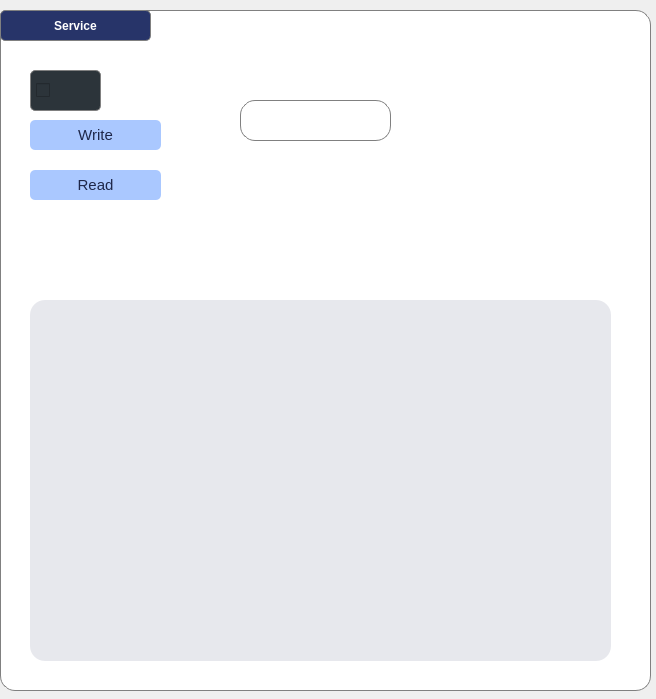
<?xml version="1.0" encoding="UTF-8"?>
<ui version="4.0">
 <class>widgetService</class>
 <widget class="QWidget" name="widgetService">
  <property name="geometry">
   <rect>
    <x>0</x>
    <y>0</y>
    <width>656</width>
    <height>699</height>
   </rect>
  </property>
  <property name="windowTitle">
   <string>Form</string>
  </property>
  <property name="styleSheet">
   <string notr="true">border: 0px solid gray;</string>
  </property>
  <widget class="QWidget" name="widgetServiceSettings" native="true">
   <property name="geometry">
    <rect>
     <x>0</x>
     <y>10</y>
     <width>651</width>
     <height>681</height>
    </rect>
   </property>
   <property name="minimumSize">
    <size>
     <width>0</width>
     <height>200</height>
    </size>
   </property>
   <property name="styleSheet">
    <string notr="true">background-color: rgb(255, 255, 255);
border-radius:15px;
border: 1px solid gray;</string>
   </property>
   <widget class="QPushButton" name="btnToggle_permit_read_2">
    <property name="geometry">
     <rect>
      <x>30</x>
      <y>110</y>
      <width>131</width>
      <height>30</height>
     </rect>
    </property>
    <property name="minimumSize">
     <size>
      <width>100</width>
      <height>30</height>
     </size>
    </property>
    <property name="font">
     <font>
      <pointsize>11</pointsize>
     </font>
    </property>
    <property name="styleSheet">
     <string notr="true">QPushButton{
text-align: center;
padding-left: 0px;
border-radius:5px;
border: 0px solid gray;
background-color: rgb(170,200,255);
color: rgb(30, 39, 73);

}

QPushButton:hover{

background-color: rgb(29, 42,95);
	color: rgb(255, 255, 255);

}

QPushButton:pressed{
	
		color: rgb(255, 255, 255);
background-color: rgb(48, 52, 63);
}</string>
    </property>
    <property name="text">
     <string>Write</string>
    </property>
    <property name="checkable">
     <bool>true</bool>
    </property>
   </widget>
   <widget class="QPushButton" name="btnToggle_permit_read">
    <property name="geometry">
     <rect>
      <x>30</x>
      <y>160</y>
      <width>131</width>
      <height>30</height>
     </rect>
    </property>
    <property name="minimumSize">
     <size>
      <width>100</width>
      <height>30</height>
     </size>
    </property>
    <property name="font">
     <font>
      <pointsize>11</pointsize>
     </font>
    </property>
    <property name="styleSheet">
     <string notr="true">QPushButton{
text-align: center;
padding-left: 0px;
border-radius:5px;
background-color: rgb(170,200,255);
border: 0px solid gray;
color: rgb(30, 39, 73);

}

QPushButton:hover{

background-color: rgb(29, 42,95);
	color: rgb(255, 255, 255);

}

QPushButton:pressed{
	
		color: rgb(255, 255, 255);
background-color: rgb(48, 52, 63);
}</string>
    </property>
    <property name="text">
     <string>Read</string>
    </property>
    <property name="checkable">
     <bool>true</bool>
    </property>
   </widget>
   <widget class="AnimatedToggle" name="checkBox_2">
    <property name="geometry">
     <rect>
      <x>30</x>
      <y>60</y>
      <width>71</width>
      <height>41</height>
     </rect>
    </property>
    <property name="sizePolicy">
     <sizepolicy hsizetype="Minimum" vsizetype="Fixed">
      <horstretch>1</horstretch>
      <verstretch>1</verstretch>
     </sizepolicy>
    </property>
    <property name="autoFillBackground">
     <bool>false</bool>
    </property>
    <property name="styleSheet">
     <string notr="true">
QCheckBox {
color: rgb(255, 255, 255);
background-color: rgb(44, 52, 58);
border-radius:  5px;
padding-left: 5px;
}
</string>
    </property>
    <property name="text">
     <string/>
    </property>
    <property name="iconSize">
     <size>
      <width>20</width>
      <height>20</height>
     </size>
    </property>
   </widget>
   <widget class="QLabel" name="label_9">
    <property name="geometry">
     <rect>
      <x>240</x>
      <y>90</y>
      <width>151</width>
      <height>41</height>
     </rect>
    </property>
    <property name="font">
     <font>
      <pointsize>14</pointsize>
     </font>
    </property>
    <property name="styleSheet">
     <string notr="true">color: rgb(255, 255, 255);</string>
    </property>
    <property name="text">
     <string>Characteristic</string>
    </property>
   </widget>
   <widget class="QLabel" name="label">
    <property name="geometry">
     <rect>
      <x>0</x>
      <y>0</y>
      <width>151</width>
      <height>31</height>
     </rect>
    </property>
    <property name="font">
     <font>
      <weight>75</weight>
      <bold>true</bold>
     </font>
    </property>
    <property name="styleSheet">
     <string notr="true">text-align: center;
padding-left: 0px;
border-radius:5px;
background-color: rgb(39, 52, 105);
	color: rgb(255, 255, 255);</string>
    </property>
    <property name="text">
     <string>Service</string>
    </property>
    <property name="alignment">
     <set>Qt::AlignCenter</set>
    </property>
   </widget>
   <widget class="QFrame" name="frame">
    <property name="geometry">
     <rect>
      <x>30</x>
      <y>290</y>
      <width>581</width>
      <height>361</height>
     </rect>
    </property>
    <property name="styleSheet">
     <string notr="true">background-color: rgb(231,232,237);
border: 0px solid gray;</string>
    </property>
    <property name="frameShape">
     <enum>QFrame::StyledPanel</enum>
    </property>
    <property name="frameShadow">
     <enum>QFrame::Raised</enum>
    </property>
    <layout class="QHBoxLayout" name="horizontalLayout">
     <item>
      <widget class="QScrollArea" name="serviceScrollArea">
       <property name="styleSheet">
        <string notr="true"/>
       </property>
       <property name="widgetResizable">
        <bool>true</bool>
       </property>
       <widget class="QWidget" name="scrollAreaWidgetContents">
        <property name="geometry">
         <rect>
          <x>0</x>
          <y>0</y>
          <width>559</width>
          <height>339</height>
         </rect>
        </property>
       </widget>
      </widget>
     </item>
    </layout>
   </widget>
  </widget>
 </widget>
 <customwidgets>
  <customwidget>
   <class>AnimatedToggle</class>
   <extends>QCheckBox</extends>
   <header>toggle.h</header>
  </customwidget>
 </customwidgets>
 <resources/>
 <connections/>
</ui>
